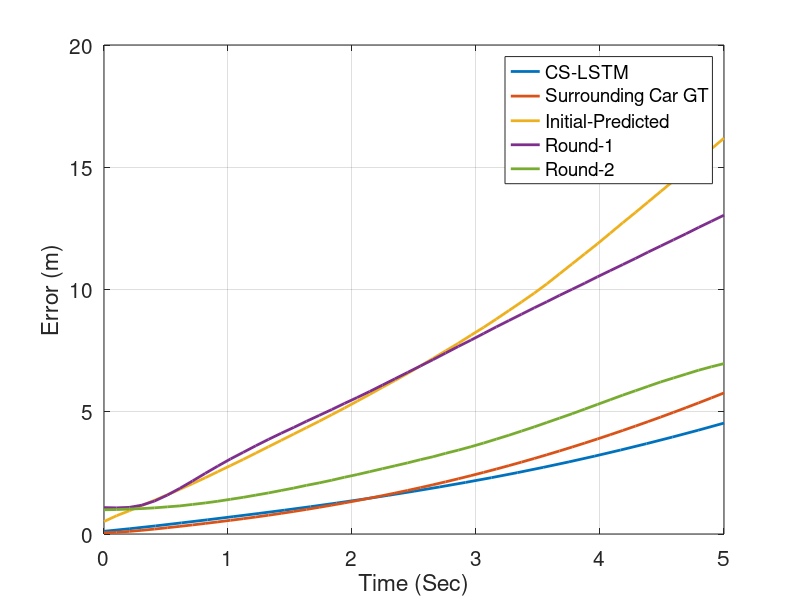

This figure's MATLAB source: (Note: this script raises an error after producing the figure.)
% Baseline
csLstm = [0.1109  0.2170  0.3325  0.4554  0.5806  0.7103  0.8421 ...
         0.9774  1.1184  1.2654  1.4191  1.5803  1.7493  1.9259 ...
         2.1108  2.3050  2.5094  2.7248  2.9504  3.1874  3.4357 ...
         3.6946  3.9643  4.2442  4.5364];
t1 = linspace(0,5,length(csLstm));

% proposed technique with 6 cars
proposed6CarGT = [0.05137021 0.07099059 0.10668235 0.15123012 0.20198713 0.25677918 ...
 0.31321866 0.37188694 0.43277999 0.49556146 0.56002214 0.62640063 ...
 0.69561874 0.76791343 0.8435413  0.92260049 1.00513563 1.09098058 ...
 1.17987472 1.27183477 1.36707841 1.46558192 1.56767419 1.67337443 ...
 1.78282581 1.89622652 2.01344378 2.1344354  2.25907752 2.38754255 ...
 2.5199567  2.65624879 2.79648363 2.94078108 3.08901508 3.24108588 ...
 3.39701527 3.55680577 3.72049424 3.88809715 4.05964549 4.23492941 ...
 4.41393256 4.59664046 4.78311638 4.97338594 5.16728363 5.36467912 ...
 5.56567507 5.7704932];
t2 = linspace(0,5,length(proposed6CarGT));

round1 = [0.51 0.75 0.95 1.17 1.38 1.6 1.83 2.06 2.3 2.55 2.8 ...
3.05 3.31 3.57 3.83 4.09 4.35 4.61 4.88 5.15 5.43 ...
5.71 6.0 6.28 6.57 6.87 7.18 7.49 7.8 8.13 8.45 ...
8.79 9.14 9.49 9.85 10.23 10.64 11.05 11.46 11.87 12.3 ...
12.73 13.15 13.58 14.01 14.44 14.87 15.31 15.75 16.19];
t3 = linspace(0,5,length(round1));

round2 = [1.08 1.07 1.09 1.18 1.35 1.59 1.87 2.17 2.48 2.78 3.07 ...
3.34 3.61 3.87 4.12 4.36 4.61 4.85 5.09 5.34 5.58 ...
5.83,6.09,6.35,6.61,6.87,7.13,7.4 7.67 7.93 8.2 ...
8.47 8.73 8.99 9.25 9.5 9.76 10.01 10.26 10.52 10.77 ...
11.02 11.27 11.53 11.78 12.03 12.28 12.54 12.79 13.04];
t4 = linspace(0,5,length(round2));

round3 = [0.99 1.0 1.02 1.04 1.07 1.11 1.15 1.21 1.27 1.34 1.42 ...
1.5 1.59 1.68 1.78 1.88 1.99 2.09 2.2 2.32 2.43 ...
2.55 2.67 2.79 2.91 3.04 3.16 3.3 3.43 3.57 3.72 ...
3.88 4.04 4.21 4.38 4.56 4.74 4.92 5.11 5.3 5.49 ...
5.68 5.86 6.04 6.22 6.38 6.54 6.7 6.84 6.97];
t5 = linspace(0,5,length(round3));


% plots
plot(t1,csLstm,'LineWidth',2)
hold on
plot(t2,proposed6CarGT, 'LineWidth',2)
hold on
plot(t3,round1, 'LineWidth',2)
hold on
plot(t4,round2, 'LineWidth',2)
hold on
plot(t5,round3, 'LineWidth',2)

% Plot params
xlabel('Time (Sec)', 'FontSize', 15);
ylabel('Error (m)', 'FontSize', 15);
legend('CS-LSTM', 'Surrounding Car GT','Initial-Predicted', 'Round-1', 'Round-2' )
a = get(gca,'XTickLabel');  
set(gca,'XTickLabel',a,'fontsize',15)
a = get(gca,'YTickLabel');  
set(gca,'YTickLabel',a,'fontsize',15)
grid on
ax=gca;
ax.GridAlpha=0.9;
grid minor
ax=gca;
ax.GridAlpha=0.9;
